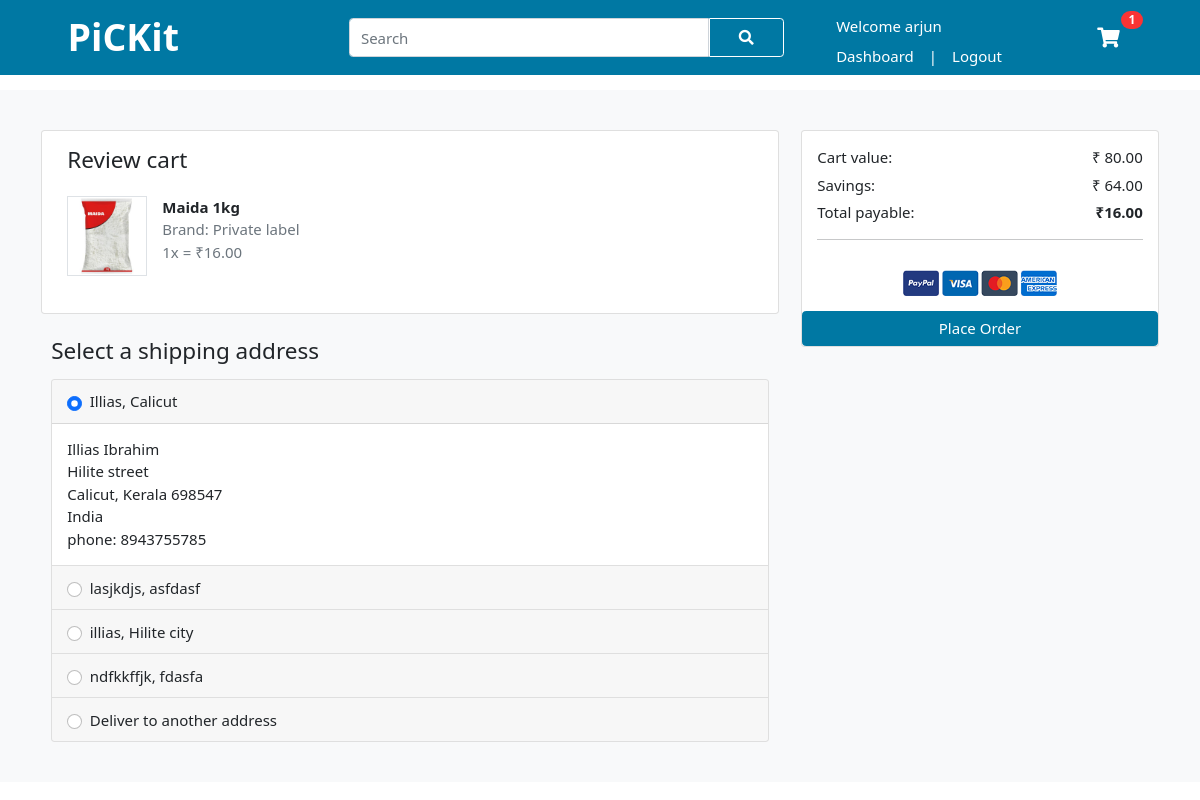
Before: /checkout/ (signed in) with the older database file.
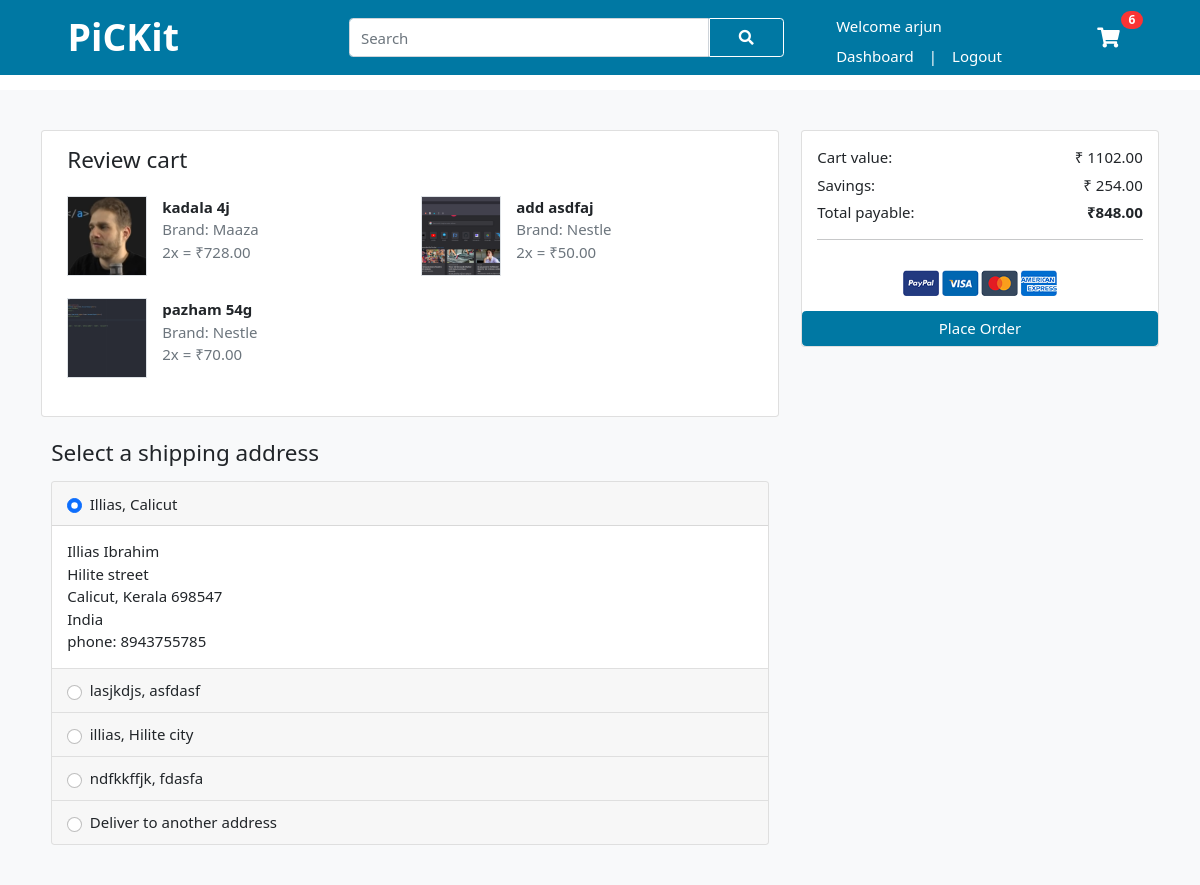
After: the same page with the newer database file.
### user/models.py (models this page shows, shortened)
class CartItem(models.Model):
    user            = models.ForeignKey(Account,on_delete=models.CASCADE, null=True)
    product         = models.ForeignKey(Product, on_delete=models.CASCADE)
    cart            = models.ForeignKey(Cart, on_delete=models.CASCADE, null=True)
    quantity        = models.IntegerField()
    is_active       = models.BooleanField(default=True)
    def sub_total(self):
        return self.product.selling_price() * self.quantity

class DefaultAddress(models.Model):
    user            = models.OneToOneField(Account,on_delete=models.CASCADE)
    default_address = models.ForeignKey(DeliveryAddress,on_delete=models.CASCADE)

class DeliveryAddress(models.Model):
    user           = models.ForeignKey(Account,on_delete=models.CASCADE)
    first_name     = models.CharField(max_length=50)
    last_name      = models.CharField(max_length=50)
    phone          = models.CharField(max_length=15)
    email          = models.EmailField(max_length=100)
    country        = models.CharField(max_length=30)
    state          = models.CharField(max_length=30)
    street         = models.CharField(max_length=100)
    city           = models.CharField(max_length=50)
    pin            = models.CharField(max_length=10)
    building       = models.CharField(max_length=50, blank=True)
    landmark       = models.CharField(max_length=50,blank=True)

### vendor/models.py (models this page shows, shortened)
class Product(models.Model):
    product_name    = models.CharField(max_length=100, unique=True)
    mrp             = models.IntegerField()
    offer           = models.IntegerField(default=0)
    quantity        = models.CharField(max_length=10)
    description     = models.TextField(blank=True)
    brand           = models.ForeignKey(Brand, on_delete=models.CASCADE)
    category        = models.ForeignKey(Category, on_delete=models.CASCADE)
    image_1         = models.ImageField(upload_to = 'photos/products/primary')
    image_2         = models.ImageField(upload_to = 'photos/products/secondary')
    image_3         = models.ImageField(upload_to = 'photos/products/secondary', blank = True)
    image_4         = models.ImageField(upload_to = 'photos/products/secondary', blank = True)
    added_at        = models.DateTimeField(auto_now_add=True)
    modified_at     = models.DateTimeField(auto_now=True)
    def selling_price(self):
        if (self.category.cat_offer > self.offer):
            selling_price = self.mrp * (1-(int(self.category.cat_offer)/100))
        else:
            selling_price = self.mrp * (1-(int(self.offer)/100))
        return ceil(selling_price)
    def discount_amount(self):
        if (self.category.cat_offer > self.offer):
            discount_amount = self.mrp * ((int(self.category.cat_offer)/100))
        else:
            discount_amount = self.mrp * ((int(self.offer)/100))
        return floor(discount_amount)

class Brand(models.Model):
    brand_name   = models.CharField(max_length=50,unique=True)
    time_added   = models.DateTimeField(auto_now_add=True)

class Category(models.Model):
    category_name   = models.CharField(max_length=50,unique=True)
    cat_image       = models.ImageField(upload_to = 'photos/categories')
    cat_offer       = models.IntegerField(default=0)
    time_added      = models.DateTimeField(auto_now_add=True)

### user/views.py (the view, shortened to what this page needs)
# urls.py: path('checkout/',views.checkout,name="checkout"),
@login_required(login_url='sign-in')
def checkout(request):
    total = 0
    discount = 0
    total_mrp =0
    cart_items = None
    cart_items = CartItem.objects.filter(user=request.user,is_active=True)
    for cart_item in cart_items:
        total_mrp += (cart_item.product.mrp * cart_item.quantity)
        total += (cart_item.product.selling_price() * cart_item.quantity)
        discount += (cart_item.product.discount_amount() * cart_item.quantity)
    delivery_addresses = DeliveryAddress.objects.filter(user=request.user)
    is_default = DefaultAddress.objects.filter(user=request.user).exists()
    address_form = AddressForm()
    context = {
        'total':total,
        'cart_items':cart_items,
        'discount':discount,
        'total_mrp':total_mrp,
        'delivery_addresses':delivery_addresses,
        'address_form':address_form,
    }
    if is_default:
        default_address = DefaultAddress.objects.get(user=request.user)
        context['default_address']=default_address
    return render(request,'user/checkout.html',context)

### user/context_processors.py (called while the page is built)
def menu_links(request):
    links = Category.objects.all()
    return dict(links=links)

def counter(request):
    cart_count = 0
    if 'admin' in request.path:
        return {}
    else:
        try:
            cart = Cart.objects.filter(cart_id = _cart_id(request))
            if request.user.is_authenticated:
                cart_items = CartItem.objects.all().filter(user= request.user)
            else:
                cart_items = CartItem.objects.all().filter(cart=cart[:1])
            for cart_item in cart_items:
                cart_count += cart_item.quantity
        except Cart.DoesNotExist:
            cart_count = 0
    return dict(cart_count = cart_count)

### user/views.py (called while the page is built)
def _cart_id(request):
    cart = request.session.session_key
    if not cart:
        cart = request.session.create()
    return cart

### templates/user/checkout.html (shortened to what this page needs)
{% extends 'user/base.html' %}
{% load static %}
{% block content %}
<section class="section-content padding-y bg">
	<div class="container">
		<form novalidate action="" method="POST" id="addressForm">
		<div class="row">
				<div class="col-lg-8">
					<article class="card mb-4 col-md-12">
						<div class="card-body">
							<h4 class="card-title mb-4">Review cart</h4>
							<div class="row">
								{% for cart_item in cart_items %}
								<div class="col-lg-6">
									<figure class="itemside  mb-4">
										<div class="aside">
											{% if cart_item.product.image_1 %}
											<a href="{% url 'product' cart_item.product.id %}" > <img src="{{ cart_item.product.image_1.url }}" class="img-sm border">
											</a>
											{% else %}
											<a href="{% url 'product' cart_item.product.id %}" > <img src="{% static 'users/images/image-not-found.png' %}" class="img-sm border">
											</a>
											{% endif %}
									</div>
										<figcaption class="info">
											<p><b>{{ cart_item.product.product_name }}
												{{ cart_item.product.quantity }}</b>
											</p>
											<p class="text-secondary">Brand: {{ cart_item.product.brand.brand_name }}
											</p>
											<span class="text-muted">{{ cart_item.quantity }}x =
												₹{{cart_item.sub_total}}.00
											</span>
										</figcaption>
									</figure>
								</div>
								{% endfor %}
							</div>
						</div>
					</article>
					<main class="col-md-12">
						<h4 class="mb-3">Select a shipping address </h4>
						<article class="accordion" id="accordion_pay">
							{% for delivery_address in delivery_addresses %}
							<div class="card">
								<header class="card-header">
									<label class="form-check" data-toggle="collapse"
										data-target="#{{ delivery_address.first_name }}">
										<input class="form-check-input delivery-address" name="delivery-address"
										{% if default_address.default_address == delivery_address %}
										 checked
										 {% endif %}
											type="radio" value="{{ delivery_address.id }}">
										<h6 class="form-check-label">
											{{delivery_address.first_name}}, {{delivery_address.city}}
										</h6>
									</label>
								</header>
								<div id="{{delivery_address.first_name}}" class="collapse
							{% if default_address.default_address == delivery_address %}
							 show
							{% endif %}" data-parent="#accordion_pay">
									<div class="card-body">
										<p>{{delivery_address.first_name}} {{delivery_address.last_name}}
											<br>{{delivery_address.street}}
											<br>{{delivery_address.city}}, {{delivery_address.state}}
											{{delivery_address.pin}}
											<br>{{delivery_address.country}}
											<br>phone: {{delivery_address.phone}}
										</p>
									</div>
								</div>
							</div>
							{% endfor %}
							<div class="card">
								<header class="card-header">
									<label class="form-check" data-toggle="collapse" data-target="#pay_payme">
										<input  class="form-check-input delivery-address"  name="delivery-address" type="radio"
											value="add_new">
										<h6 class="form-check-label"> Deliver to another address </h6>
									</label>
								</header>
							</div>
						</article>
					</main>
				</div>
				<aside class="col-lg-4 float-right">
					<div class="card">
						<div class="card-body">
							<dl class="dlist-align">
								<dt>Cart value:</dt>
								<dd class="text-right">₹ {{ total_mrp }}.00</dd>
							</dl>
							<dl class="dlist-align">
								<dt>Savings:</dt>
								<dd class="text-right">₹ {{ discount }}.00 </dd>
							</dl>
							<dl class="dlist-align">
								<dt>Total payable:</dt>
								<dd class="text-right text-dark b"><strong>₹{{ total }}.00</strong></dd>
							</dl>
							<hr>
						</div>
							<p class="text-center mb-3">
								<img src="{% static 'users/images/payments.png' %}" height="26">
							</p>
							<button type="submit" class="btn btn-major btn-block"> Place Order </button>
						</div>
					</div>
		</div>
</section>
{% endblock %}

### templates/user/includes/nav.html (shortened to what this page needs)
{% load static %}
<header class="nav-container" >
    <div class="container">
        <nav class="navbar navbar-expand-lg ">
            <div class="container-fluid	">
                <a class="pickit" href="{% url 'home' %}"><p>PiCKit</p></a>
                <div class="collapse navbar-collapse justify-content-end" id="navbarSupportedContent">
                    <form action="{% url 'search' %}" class="d-flex nav-search search-nav ">
                        <input name="search_key" class="form-control search-nav search-nav-input" type="search" placeholder="Search"
                            aria-label="Search">
                        <button  class="btn btn-outline-light search-nav search-nav-btn" type="submit"><i
                                class="fas fa-search"></i></button>
                    </form>
                    <div class="d-flex flex-row">
                        {% if user.id is None %}
                        <div class="d-flex flex-column welcome">
                            <ul class="navbar-nav me-auto mb-2 mb-lg-0">
                                <li class="text-white nav-link">Welcome guest!</li>
                            </ul>
                            <ul class="navbar-nav me-auto mb-2 mb-lg-0">
                                <li class="nav-item">
                                    <a class="nav-link active" href="{% url 'sign-in' %}">Sign in</a>
                                </li>
                                <li class="nav-item pipe">
                                    <p class="nav-link text-white">|</p>
                                </li>
                                <li class="nav-item">
                                    <a class="nav-link active" href="{% url 'sign-up' %}">Sign up</a>
                                </li>
                                <li class="nav-item">
                                    <a class="nav-link active filter-text" href="{% url 'cart' %}">Cart</a>
                                </li>
                            </ul>
                        </div>
                        {% else %}
                        <div class="d-flex flex-column welcome">
                            <ul class="navbar-nav me-auto mb-2 mb-lg-0">
                                <li class="text-white nav-link cart-icon">Welcome {{ user.first_name }}</li>
                            </ul>
                            <ul class="navbar-nav me-auto mb-2 mb-lg-0">
                                <li class="nav-item">
                                    <a class="nav-link active" href="{% url 'account' %}">Dashboard</a>
                                </li>
                                <li class="nav-item pipe">
                                    <p class="nav-link text-white">|</p>
                                </li>
                                <li class="nav-item">
                                    <a class="nav-link active" href="{% url 'logout' %}">Logout</a>
                                </li>
                            </ul>
                        </div>
                        {% endif %}
                        <div class="align-self-center">
                            <a href="{% url 'cart' %}" class="widget-header pl-3 ml-3">
                                <div class=" cart icon cart-icon icon-sm"><i class="fa fa-shopping-cart"></i>
                                </div id="cartCount">
                                <span id="badgeCount"  class="badge badge-pill badge-danger notify">{{ cart_count }}</span>
                            </a>
                        </div>
                    </div>
                </div>
            </div>
        </nav>
    </div>
</header>

Changed rows visible on the page:
removed CartItem: product.image_1 (picture), product.product_name "Maida", product.quantity "1kg", product.brand.brand_name "Private label", quantity "1", sub_total "16"
added CartItem: product.image_1 (picture), product.product_name "kadala", product.quantity "4j", product.brand.brand_name "Maaza", quantity "2", sub_total "728"
added CartItem: product.image_1 (picture), product.product_name "add", product.quantity "asdfaj", product.brand.brand_name "Nestle", quantity "2", sub_total "50"
added CartItem: product.image_1 (picture), product.product_name "pazham", product.quantity "54g", product.brand.brand_name "Nestle", quantity "2", sub_total "70"
Other visible differences:
{{ cart_count }}: "1" → "6"
{{ total_mrp }}: "80" → "1102"
{{ discount }}: "64" → "254"
{{ total }}: "16" → "848"
